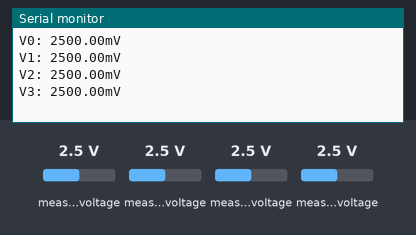
This sketch was run on a simulated ESP32. Shown: the last lines printed to the serial monitor. Inputs (shaded band) come from the test bench; at power-on: measured voltage 2.5 V.

Above: at 1.2 s.
1.3 s: measured voltage (sensor 200) set to 0.1 V
2.8 s: measured voltage (sensor 201) set to 0.1 V
4.3 s: measured voltage (sensor 202) set to 0.1 V
At 5.7 s:
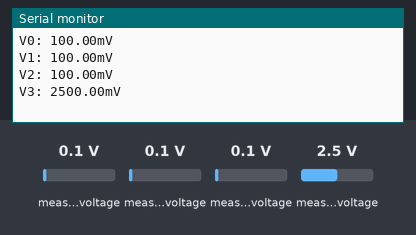
5.8 s: measured voltage (sensor 203) set to 0.1 V
At 7.1 s:
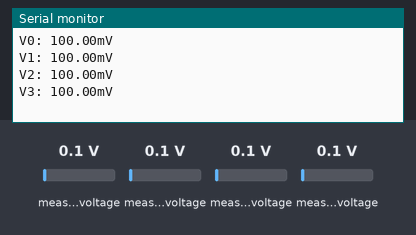
7.3 s: measured voltage (sensor 200) set to 1.2 V
8.8 s: measured voltage (sensor 201) set to 1.2 V
Timing chart, 0 to 11.3 s (numbered marks = the images above; inputs shaded):
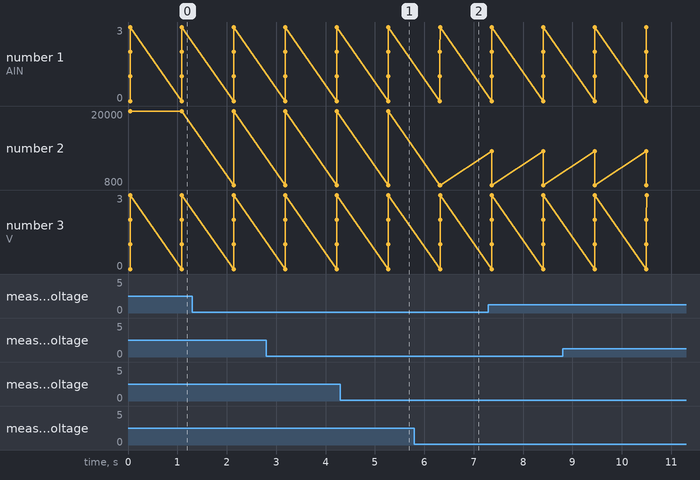

Measured:
- after the input at 4.3 s, the serial monitor: prints a new line after 0.97 s (image 1)
- after the input at 5.8 s, the serial monitor: prints a new line after 0.52 s (image 2)

The sketch:

esp32_ads1115.ino
```cpp
#include <Wire.h>
#include <Adafruit_ADS1015.h>

Adafruit_ADS1115 ads;  /* Use this for the 16-bit version */
// Adafruit_ADS1015 ads;     /* Use thi for the 12-bit version */

void setup(void)
{
  Serial.begin(115200);
  Serial.println("Hello!");

  Serial.println("Getting single-ended readings from AIN0..3");
  //Serial.println("ADC Range: +/- 6.144V (1 bit = 3mV/ADS1015, 0.1875mV/ADS1115)");
  Serial.println("ADC Range: +/- 4.096V (1 bit = 0.125mV/ADS1115)");

  // The ADC input range (or gain) can be changed via the following
  // functions, but be careful never to exceed VDD +0.3V max, or to
  // exceed the upper and lower limits if you adjust the input range!
  // Setting these values incorrectly may destroy your ADC!
  //                                                                ADS1015  ADS1115
  //                                                                -------  -------
  // ads.setGain(GAIN_TWOTHIRDS);  // 2/3x gain +/- 6.144V  1 bit = 3mV      0.1875mV (default)
  ads.setGain(GAIN_ONE);        // 1x gain   +/- 4.096V  1 bit = 2mV      0.125mV
  // ads.setGain(GAIN_TWO);        // 2x gain   +/- 2.048V  1 bit = 1mV      0.0625mV
  // ads.setGain(GAIN_FOUR);       // 4x gain   +/- 1.024V  1 bit = 0.5mV    0.03125mV
  // ads.setGain(GAIN_EIGHT);      // 8x gain   +/- 0.512V  1 bit = 0.25mV   0.015625mV
  // ads.setGain(GAIN_SIXTEEN);    // 16x gain  +/- 0.256V  1 bit = 0.125mV  0.0078125mV

  ads.begin();
}

void loop(void)
{
  int16_t adc0, adc1, adc2, adc3;

  adc0 = ads.readADC_SingleEnded(0);
  adc1 = ads.readADC_SingleEnded(1);
  adc2 = ads.readADC_SingleEnded(2);
  adc3 = ads.readADC_SingleEnded(3);
  adc0 = ads.readADC_SingleEnded(0);
  Serial.print("AIN0: "); Serial.println(adc0);
  Serial.print("AIN1: "); Serial.println(adc1);
  Serial.print("AIN2: "); Serial.println(adc2);
  Serial.print("AIN3: "); Serial.println(adc3);
  Serial.print("V0: "); Serial.print(adc0*0.125);Serial.println("mV");
  Serial.print("V1: "); Serial.print(adc1*0.125);Serial.println("mV");
  Serial.print("V2: "); Serial.print(adc2*0.125);Serial.println("mV");
  Serial.print("V3: "); Serial.print(adc3*0.125);Serial.println("mV");
  Serial.println(" ");

  delay(1000);
}
```
